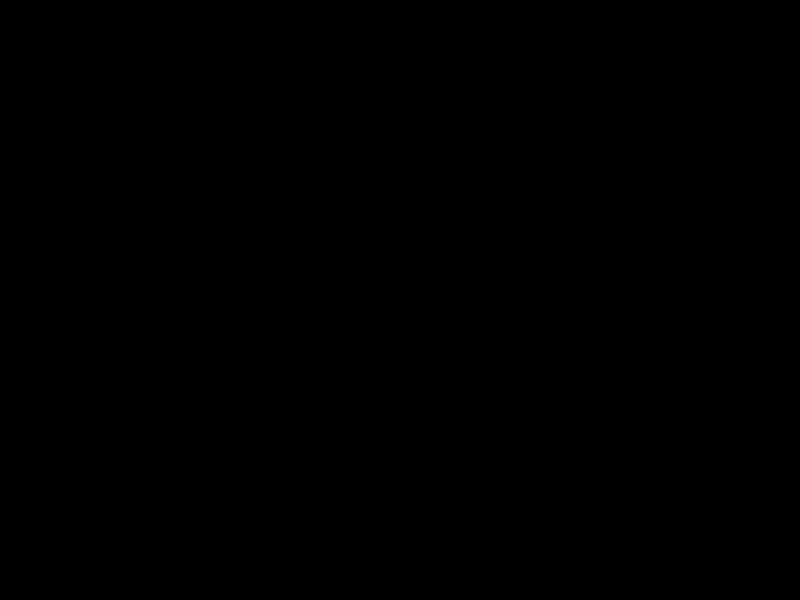
Frame 1 (no input)
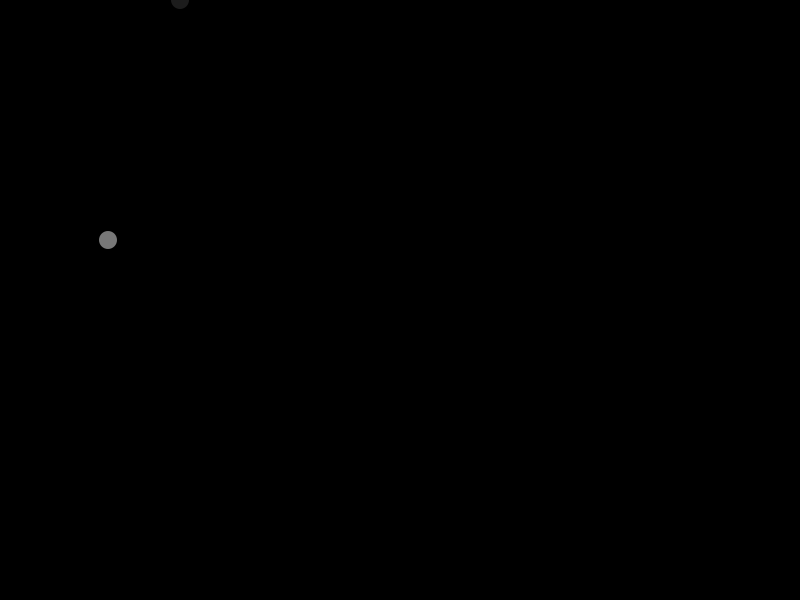
Frame 60 (the mouse pressed at the canvas centre just before this capture)
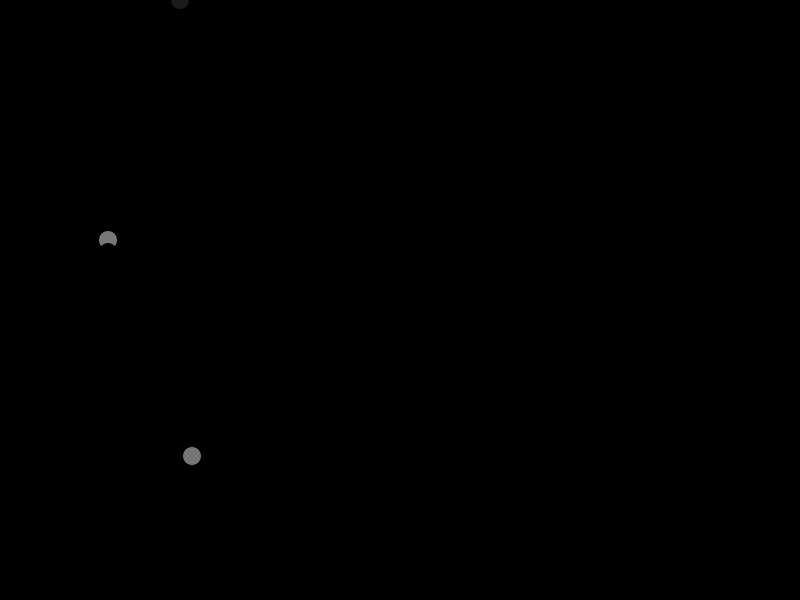
Frame 120 (the mouse held since frame 60 and released just before this capture)

The Processing sketch that drew these frames (run headless with seeded random() and noise(); from frame 60 on, the mouse is pressed at the canvas centre):

// Processing sketch: morph_bw
// ── morph_bw.pde

int div, rad, n,m;
int grid[][];
int v, w, x, y; 

float r, p;
int col, val;
int speed;

void setup()
{
  size(800,600);
  frameRate(100);
  
  ellipseMode(RADIUS);
  noStroke();
  
  speed = 10;
  
  div = 12;
  rad = (int)(div*3/4);
  
  n = (int)(width / div);
  m = (int)(height / div);
  grid = new int [n][m];
  
  background(0);
  /* draw background white circles to see better
  background(255);
  for( int r=0; r<n; r++)
  {
    for( int c=0; c<m; c++)
    {   
      fill(255);
      ellipse(r*div, c*div, rad, rad);
    }
  }*/
  
}
void draw()
{
  p = random(0,1);
  if( p < 0.05)
  {
    r = random(25,125);
    col = (int)( r );
    
    r = random(0,n-1);
    x = (int)(r);
    r = random(0,m-1);
    y = (int)(r);
    
    grid[x][y] += col;
    grid[x][y] = constrain(grid[x][y], 0,255);
      
    
    fill(col);
    ellipse(x*div, y*div, rad, rad);
  }
  else
  {
    r = random(1,n-1);
    int x = (int)(r);
    r = random(1,m-1);
    int y = (int)(r);
    
    /* add average of neighbouring col to selected
    val = 0;
    val += grid[x-1][y];
    val += grid[x+1][y];
    val += grid[x][y-1];
    val += grid[x][y+1];
    val /= 4;
    */
    
    // add 1/10 ; 1/speed of selected to one neighbour
    r = random(0,1);
    if( r < 0.25)
    {
      v = x;
      w = y+1;
    } else 
    if(r < 0.5)
    {
      v = x-1;
      w = y;
    } else 
    if(r < 0.75)
    {
      v = x+1;
      w = y;
    } 
    else
    {
      v = x;
      w = y-1;
    }
    grid[v][w] += (int)( grid[x][y]/ speed);
    grid[v][w] = constrain(grid[v][w], 0,255);
    
    fill(grid[v][w] );
    ellipse( v*div, w*div, rad, rad);
    
    //fill(grid[x][y]);
    //ellipse( x*div, y*div, rad, rad);
  }
  
  
}
